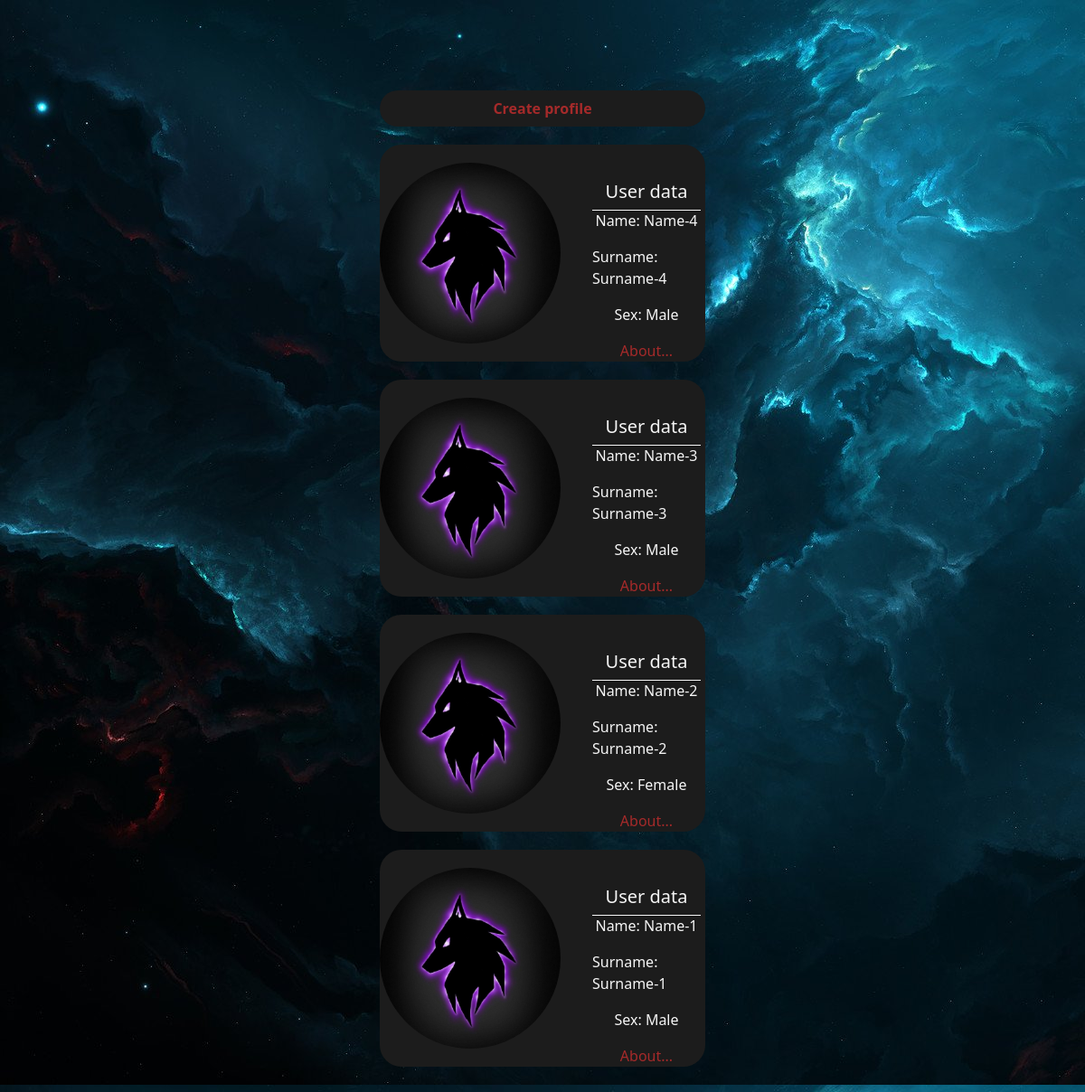
Before: /main/ with the older database file.
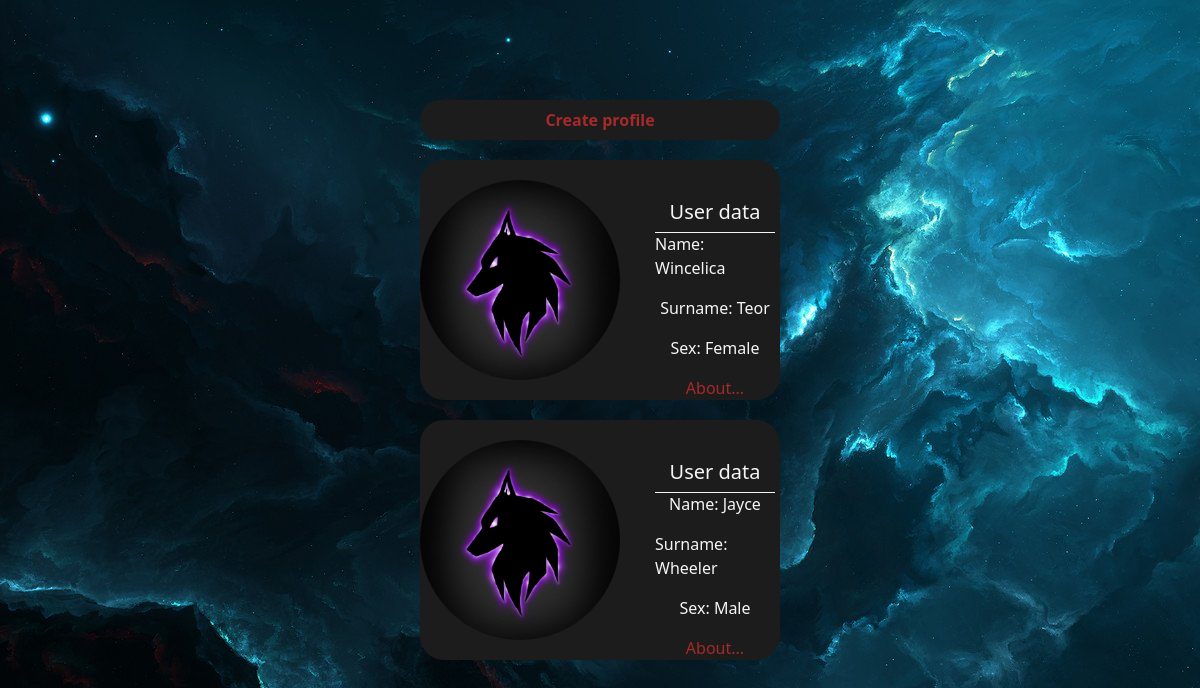
After: the same page with the newer database file.
### meeter/models.py (models this page shows, shortened)
class StatusUser(models.Model):
    SEX_CHOICES = (('Male', 'Male'), ('Female', 'Female'))
    name = models.CharField('Name', max_length=50)
    surname = models.CharField('Surname', max_length=50)
    age = models.DateField('Age')
    sex = models.CharField('Sex', max_length=10, choices=SEX_CHOICES, default='Male')
    country = models.CharField('Country', max_length=50)
    hobby = models.CharField('Hobby', max_length=50)
    like_food = models.CharField('Like food', max_length=50)
    like_music = models.CharField('Like music', max_length=50)
    like_book = models.CharField('Like book', max_length=50)
    like_game = models.CharField('Like game', max_length=50)
    slug = models.SlugField('Slug', max_length=255, null=True, blank=True, unique=True)
    def get_absolute_url(self):
        return reverse('about_page', kwargs={'user_slug': self.slug})

### meeter/views.py (the view)
# urls.py: path('main/', views.main_page, name='main_page'),
def main_page(request):
    data = StatusUser.objects.all().order_by('-pk')
    return render(request, 'meeter/index_main.html', {'title': 'Main', 'data': data})

### meeter/templates/meeter/index_main.html
{% extends 'meeter/layout.html' %}
{% load static %}
{% block content %}
    <div class="navi">
        <a href="{% url 'create_page' %}">Create profile</a>
    </div>
    {% for user_data in data %}
        <div class="user_card">
            <img class="user_img" src="{% static 'meeter/img/user_img.jpg' %}">
            <div class="user_info">
                <h5>User data</h5>
                <span>
                    <p>Name: {{ user_data.name }}</p>
                    <p>Surname: {{ user_data.surname }}</p>
                    <p>Sex: {{ user_data.sex }}</p>
                    <a href="{{ user_data.get_absolute_url }}">About...</a>
                </span>
            </div>
        </div>
    {% endfor %}
{% endblock %}

### meeter/templates/meeter/layout.html (shortened to what this page needs)
<!doctype html>
{% load static %}
<html lang="en">
<head>
    <link rel="stylesheet" href="https://cdn.jsdelivr.net/npm/bootstrap@5.2.3/dist/css/bootstrap.min.css">
    <link rel="stylesheet" href="{% static 'meeter/css/meeter.css' %}">
</head>
<body>
    {% block content %}{% endblock %}
</body>
</html>

### static/meeter/css/meeter.css (style rules this page uses)
body { display: flex; flex-direction: column; align-items: center; background-image: url(/static/meeter/img/back.jpg); padding: 100px; gap: 20px; }
.navi { width: 30vw; height: 5vh; background: #1c1c1c; border-radius: 24px; display: flex; flex-direction: column; align-items: center; }
.navi a { text-decoration: none; font-weight: bold; color: brown; margin: auto; }
.user_card { width: 30vw; height: 30vh; background: #1c1c1c; border-radius: 24px; color: whitesmoke; display: flex; gap: 30px; }
.user_card .user_img { margin: auto; width: 200px; height: 200px; border-radius: 100px; }
.user_card .user_info { width: 15vw; height: 20vh; margin: auto; display: flex; flex-direction: column; align-items: center; }
.user_card .user_info a { text-decoration: none; color: brown; }
.user_card .user_info span { height: 1px; width: 10vw; color: whitesmoke; background: whitesmoke; display: flex; flex-direction: column; align-items: center; }

Changed rows visible on the page:
removed StatusUser: name "Name-4", surname "Surname-4", sex "Male"
removed StatusUser: name "Name-3", surname "Surname-3", sex "Male"
removed StatusUser: name "Name-2", surname "Surname-2", sex "Female"
removed StatusUser: name "Name-1", surname "Surname-1", sex "Male"
added StatusUser: name "Wincelica", surname "Teor", sex "Female"
added StatusUser: name "Jayce", surname "Wheeler", sex "Male"
